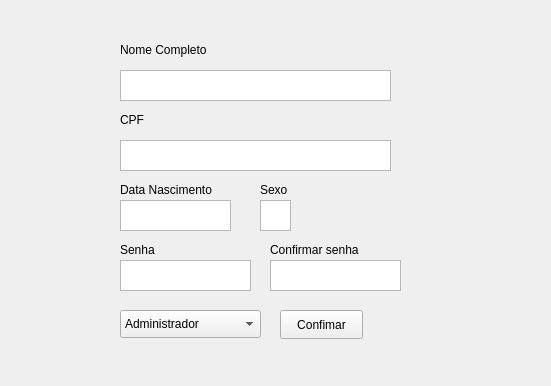
<?xml version="1.0" encoding="UTF-8"?>
<ui version="4.0">
 <class>TelaRegistro</class>
 <widget class="QWidget" name="TelaRegistro">
  <property name="geometry">
   <rect>
    <x>0</x>
    <y>0</y>
    <width>551</width>
    <height>386</height>
   </rect>
  </property>
  <property name="windowTitle">
   <string>Form</string>
  </property>
  <widget class="QTextEdit" name="textEdit">
   <property name="geometry">
    <rect>
     <x>120</x>
     <y>70</y>
     <width>271</width>
     <height>31</height>
    </rect>
   </property>
  </widget>
  <widget class="QComboBox" name="comboBox">
   <property name="geometry">
    <rect>
     <x>120</x>
     <y>310</y>
     <width>141</width>
     <height>28</height>
    </rect>
   </property>
   <item>
    <property name="text">
     <string>Administrador</string>
    </property>
   </item>
   <item>
    <property name="text">
     <string>Secretário</string>
    </property>
   </item>
   <item>
    <property name="text">
     <string>Médico</string>
    </property>
   </item>
  </widget>
  <widget class="QPushButton" name="pushButton">
   <property name="geometry">
    <rect>
     <x>280</x>
     <y>310</y>
     <width>83</width>
     <height>29</height>
    </rect>
   </property>
   <property name="text">
    <string>Confimar</string>
   </property>
  </widget>
  <widget class="QTextEdit" name="textEdit_6">
   <property name="geometry">
    <rect>
     <x>270</x>
     <y>260</y>
     <width>131</width>
     <height>31</height>
    </rect>
   </property>
  </widget>
  <widget class="QTextEdit" name="textEdit_3">
   <property name="geometry">
    <rect>
     <x>120</x>
     <y>200</y>
     <width>111</width>
     <height>31</height>
    </rect>
   </property>
  </widget>
  <widget class="QTextEdit" name="textEdit_2">
   <property name="geometry">
    <rect>
     <x>120</x>
     <y>140</y>
     <width>271</width>
     <height>31</height>
    </rect>
   </property>
  </widget>
  <widget class="QTextEdit" name="textEdit_4">
   <property name="geometry">
    <rect>
     <x>260</x>
     <y>200</y>
     <width>31</width>
     <height>31</height>
    </rect>
   </property>
  </widget>
  <widget class="QLabel" name="label">
   <property name="geometry">
    <rect>
     <x>120</x>
     <y>40</y>
     <width>131</width>
     <height>20</height>
    </rect>
   </property>
   <property name="text">
    <string>Nome Completo</string>
   </property>
  </widget>
  <widget class="QLabel" name="label_3">
   <property name="geometry">
    <rect>
     <x>120</x>
     <y>180</y>
     <width>121</width>
     <height>20</height>
    </rect>
   </property>
   <property name="text">
    <string>Data Nascimento</string>
   </property>
  </widget>
  <widget class="QLabel" name="label_4">
   <property name="geometry">
    <rect>
     <x>260</x>
     <y>180</y>
     <width>31</width>
     <height>20</height>
    </rect>
   </property>
   <property name="text">
    <string>Sexo</string>
   </property>
  </widget>
  <widget class="QLabel" name="label_2">
   <property name="geometry">
    <rect>
     <x>120</x>
     <y>110</y>
     <width>81</width>
     <height>20</height>
    </rect>
   </property>
   <property name="text">
    <string>CPF</string>
   </property>
  </widget>
  <widget class="QLabel" name="label_5">
   <property name="geometry">
    <rect>
     <x>120</x>
     <y>240</y>
     <width>81</width>
     <height>20</height>
    </rect>
   </property>
   <property name="text">
    <string>Senha</string>
   </property>
  </widget>
  <widget class="QTextEdit" name="textEdit_5">
   <property name="geometry">
    <rect>
     <x>120</x>
     <y>260</y>
     <width>131</width>
     <height>31</height>
    </rect>
   </property>
  </widget>
  <widget class="QLabel" name="label_6">
   <property name="geometry">
    <rect>
     <x>270</x>
     <y>240</y>
     <width>121</width>
     <height>20</height>
    </rect>
   </property>
   <property name="text">
    <string>Confirmar senha</string>
   </property>
  </widget>
 </widget>
 <resources/>
 <connections/>
</ui>
